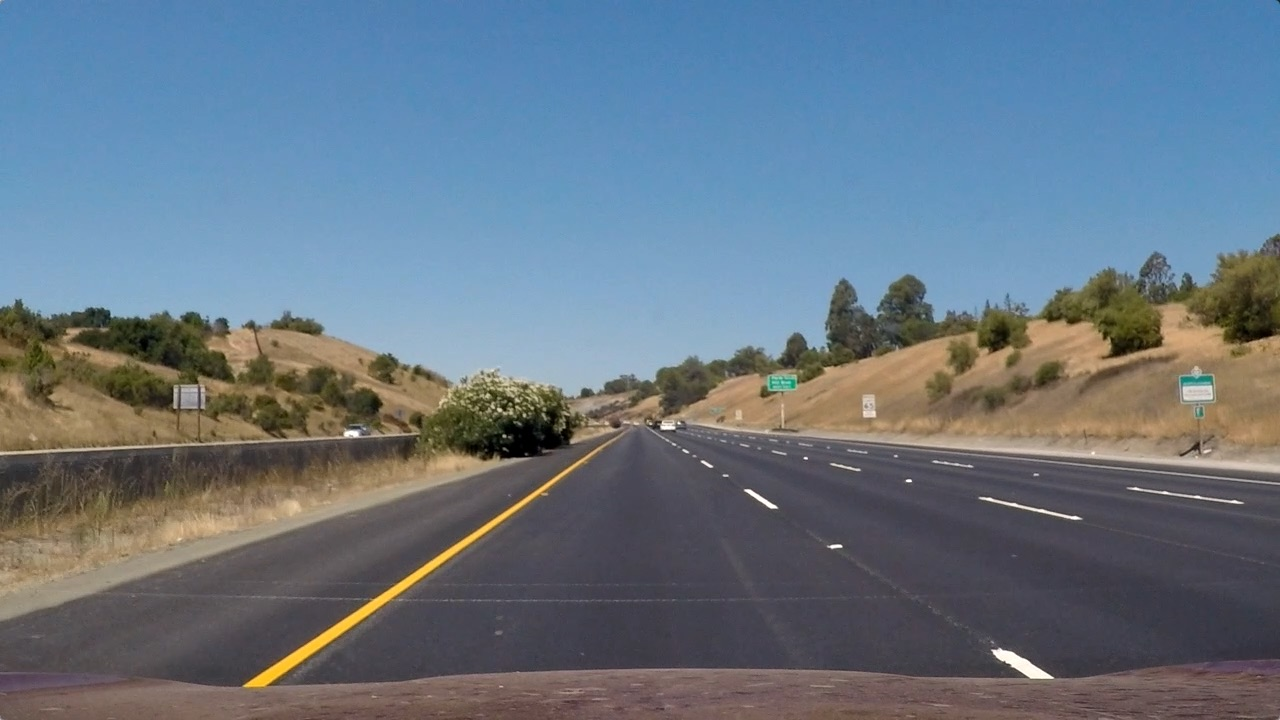
#> input picture P4-Advanced-Lane-Lines/test_images/straight_lines1.jpg, 1280 x 720 px
$ jupyter execute visualization.ipynb   (shell and % lines are left out)   (older library calls are emulated)
#> lines starting #> are read from the running program, lines starting #| are printed output that depends on the picture; after the words box and inside, x2 and y2 are one past the last pixel; in counts of white or black regions, pixels touching at a corner belong together
### P4-Advanced-Lane-Lines/code/process_video.py

# coding: utf-8

# ## Advanced Lane Finding Project
#
# The goals / steps of this project are the following:
#
# * Compute the camera calibration matrix and distortion coefficients given a set of chessboard images.
# * Apply a distortion correction to raw images.
# * Use color transforms, gradients, etc., to create a thresholded binary image.
# * Apply a perspective transform to rectify binary image ("birds-eye view").
# * Detect lane pixels and fit to find the lane boundary.
# * Determine the curvature of the lane and vehicle position with respect to center.
# * Warp the detected lane boundaries back onto the original image.
# * Output visual display of the lane boundaries and numerical estimation of lane curvature and vehicle position.

import numpy as np
import math
import cv2
import glob
import os
import pickle
import matplotlib.pyplot as plt
import matplotlib.image as mpimg
from line import Line
from threshold import combine_threshold, color_threshold
from moviepy.editor import VideoFileClip

#compute the camera calibration using chessboard images
# [55 lines left out: function calibrate, not called in this run]

#load the calibration matrix and distortion coefficients if available, otherwise calibrate the camera using chessboard corners.
def load_calib(calib_file):
#> called with calib_file = 'calib.p'
    if os.path.exists(calib_file):
        with open(calib_file, 'rb') as f:
#> (reads P4-Advanced-Lane-Lines/code/calib.p from the repository)
#> further down, img is the input picture: shape (720, 1280, 3); mean R, G, B 103.2, 117.7, 131.2
            calib_dict = pickle.load(f)
            mtx = calib_dict["mtx"]
            dist = calib_dict["dist"]
            img_size = calib_dict["img_size"]
            print('calibration mtx and dist loaded. img_size={}'.format(img_size))
    else:
        mtx, dist, img_size = calibrate(calib_file)

    return mtx, dist, img_size

mtx, dist, img_size = load_calib('calib.p')

def undistort(img):
    undistorted = cv2.undistort(img, mtx, dist, None, mtx)
    return undistorted

default_src = np.float32(
        [[(img_size[0] / 2) - 60, img_size[1] / 2 + 100],
        [(img_size[0] / 6) - 10, img_size[1]],
        [(img_size[0] * 5 / 6) + 60, img_size[1]],
        [(img_size[0] / 2 + 55), img_size[1] / 2 + 100]])

default_dst = np.float32(
        [[(img_size[0] / 6) - 10, 0],
        [(img_size[0] / 6) - 10, img_size[1]],
        [(img_size[0] * 5 / 6) + 60, img_size[1]],
        [(img_size[0] * 5 / 6) + 60, 0]])

def warp_perspective(img, src=default_src, dst=default_dst, visualize=False):
    img_src = np.copy(img)
    # Grab the image shape
    img_size = (img.shape[1], img.shape[0])

    # Given src and dst points, calculate the perspective transform matrix
    M = cv2.getPerspectiveTransform(src, dst)
    Minv = cv2.getPerspectiveTransform(dst, src)
    # Warp the image using OpenCV warpPerspective()
    warped = cv2.warpPerspective(img, M, img_size, flags=cv2.INTER_LINEAR)

    if visualize:
        cv2.line(img_src, (src[0][0], src[0][1]), (src[1][0], src[1][1]), [255, 0, 0], 2)
        cv2.line(img_src, (src[1][0], src[1][1]), (src[2][0], src[2][1]), [255, 0, 0], 2)
        cv2.line(img_src, (src[2][0], src[2][1]), (src[3][0], src[3][1]), [255, 0, 0], 2)
        cv2.line(img_src, (src[3][0], src[3][1]), (src[0][0], src[0][1]), [255, 0, 0], 2)

        cv2.line(warped, (dst[0][0], dst[0][1]), (dst[1][0], dst[1][1]), [255, 0, 0], 2)
        cv2.line(warped, (dst[1][0], dst[1][1]), (dst[2][0], dst[2][1]), [255, 0, 0], 2)
        cv2.line(warped, (dst[2][0], dst[2][1]), (dst[3][0], dst[3][1]), [255, 0, 0], 2)
        cv2.line(warped, (dst[3][0], dst[3][1]), (dst[0][0], dst[0][1]), [255, 0, 0], 2)

    return warped, img_src, Minv

# Define conversions in x and y from pixels space to meters
ym_per_pix = 30/720 # meters per pixel in y dimension
xm_per_pix = 3.7/700 # meters per pixel in x dimension

#calculate radius of curvature
def calc_radius(x_vals, y_vals):
    # Fit new polynomials to x,y in orld space
    y_eval = np.max(y_vals)
    # Calculate the new radii of curvature
    fit_cr = np.polyfit(y_vals*ym_per_pix, x_vals*xm_per_pix, 2)
    line_curverad = ((1+ (2*fit_cr[0]*y_eval*ym_per_pix   + fit_cr[1])**2)**1.5)         / np.absolute(2*fit_cr[0])
    return int(line_curverad)

#not used
# [19 lines left out: function check_slopes, not called in this run]

#fit a second order polynomial using a sliding windows method on a binary warped image.
#left_line and right_line are used to keep track of the history of fits.
def fit_poly(binary_warped, left_line, right_line):
    # Find the peak of the left and right halves of the histogram
    # These will be the starting point for the left and right lines
    histogram = np.sum(binary_warped[binary_warped.shape[0]//2:,:], axis=0)
    midpoint = np.int(histogram.shape[0]/2)
    leftx_base = np.argmax(histogram[:midpoint])
    rightx_base = np.argmax(histogram[midpoint:]) + midpoint

    # Choose the number of sliding windows
    nwindows = 9
    # Set height of windows
    window_height = np.int(binary_warped.shape[0]/nwindows)
    # Identify the x and y positions of all nonzero pixels in the image
    nonzero = binary_warped.nonzero()
    nonzeroy = np.array(nonzero[0])
    nonzerox = np.array(nonzero[1])
    # Current positions to be updated for each window
    leftx_current = leftx_base
    rightx_current = rightx_base
    # Set the width of the windows +/- margin
    margin = 100
    # Set minimum number of pixels found to recenter window
    minpix = 50
    # Create empty lists to receive left and right lane pixel indices
    left_lane_inds = []
    right_lane_inds = []

    # Step through the windows one by one
    for window in range(nwindows):
        # Identify window boundaries in x and y (and right and left)
        win_y_low = binary_warped.shape[0] - (window+1)*window_height
        win_y_high = binary_warped.shape[0] - window*window_height
        win_xleft_low = leftx_current - margin
        win_xleft_high = leftx_current + margin
        win_xright_low = rightx_current - margin
        win_xright_high = rightx_current + margin
        # Draw the windows on the visualization image

        good_left_inds = ((nonzeroy >= win_y_low) & (nonzeroy < win_y_high) & (nonzerox >= win_xleft_low) & (nonzerox < win_xleft_high)).nonzero()[0]
        good_right_inds = ((nonzeroy >= win_y_low) & (nonzeroy < win_y_high) & (nonzerox >= win_xright_low) & (nonzerox < win_xright_high)).nonzero()[0]
        # Append these indices to the lists
        left_lane_inds.append(good_left_inds)
        right_lane_inds.append(good_right_inds)

        # If you found > minpix pixels, recenter next window on their mean position
        if len(good_left_inds) > minpix:
            leftx_current = np.int(np.mean(nonzerox[good_left_inds]))
        if len(good_right_inds) > minpix:
            rightx_current = np.int(np.mean(nonzerox[good_right_inds]))

    # Concatenate the arrays of indices
    left_lane_inds = np.concatenate(left_lane_inds)
    right_lane_inds = np.concatenate(right_lane_inds)

    # Extract left and right line pixel positions
    if len(left_lane_inds)>=  minpix or left_line.best_fit is None:
        leftx = nonzerox[left_lane_inds]
        lefty = nonzeroy[left_lane_inds]
        # Fit a second order polynomial
        left_fit = np.polyfit(lefty, leftx, 2)
        left_curverad = calc_radius(leftx, lefty)
        left_line.add_fit(left_fit, left_curverad)

    if len(right_lane_inds) >=  minpix or right_line.best_fit is None:
        rightx = nonzerox[right_lane_inds]
        righty = nonzeroy[right_lane_inds]
        # Fit a second order polynomial
        right_fit = np.polyfit(righty, rightx, 2)
        right_curverad = calc_radius(rightx, righty)
        right_line.add_fit(right_fit, right_curverad)

#fit a new 2nd order polynomial based on an existing fit from previous frame.
##left_line and right_line are used to keep track of the history of fits.
# [41 lines left out: function refine_poly, not called in this run]

#Warp the detected lane boundaries back onto the original image and visually display lane curvature and vehicle position.
def draw_lane_lines(binary_warped, undistorted, Minv, left_line, right_line):
    if left_line.detected and right_line.detected:
        refine_poly(binary_warped, left_line, right_line)
    if not left_line.detected or not right_line.detected:
        fit_poly(binary_warped, left_line, right_line)

    left_fit = left_line.best_fit
    right_fit = right_line.best_fit
    left_curverad = left_line.curverad
    right_curverad = right_line.curverad

    # draw the lines on the original image
    warp_zero = np.zeros_like(binary_warped).astype(np.uint8)
    color_warp = np.dstack((warp_zero, warp_zero, warp_zero))

    ploty = np.linspace(0, binary_warped.shape[0]-1, binary_warped.shape[0] )

    left_fitx = left_fit[0]*ploty**2 + left_fit[1]*ploty + left_fit[2]
    right_fitx = right_fit[0]*ploty**2 + right_fit[1]*ploty + right_fit[2]

    pts_left = np.array([np.transpose(np.vstack([left_fitx, ploty]))])
    pts_right = np.array([np.flipud(np.transpose(np.vstack([right_fitx, ploty])))])
    pts = np.hstack((pts_left, pts_right))
    # Draw the lane onto the warped blank image
    cv2.fillPoly(color_warp, np.int_([pts]), (0,255, 0))

    # Warp the blank back to original image space using inverse perspective matrix (Minv)
    newwarp = cv2.warpPerspective(color_warp, Minv, (binary_warped.shape[1], binary_warped.shape[0]))

    # Combine the result with the original image
    result = cv2.addWeighted(undistorted, 1, newwarp, 0.3, 0)

    #print('left_curverad={} right_curverad={}'.format(left_curverad, right_curverad))
    #display the average curvature of left and right lanes
    avg_curverad = (left_curverad + right_curverad)//2
    center = (left_fitx[-1] + right_fitx[-1])/2
    diff = (center - binary_warped.shape[1]/2) * xm_per_pix
    diff_pos = 'left'
    if diff < 0:
        diff_pos = 'right'
    cv2.putText(result, 'Radius of Curvature: ' + str(round(avg_curverad, 3)) + ' m',
                (50, 50), cv2.FONT_HERSHEY_SIMPLEX, 1, (255, 255, 255), 3)
    cv2.putText(result, 'Vehicle is ' + str(abs(round(diff, 3))) +  ' m ' + diff_pos + ' of center',
               (50, 100), cv2.FONT_HERSHEY_SIMPLEX, 1, (255, 255, 255), 3)

    return result

# [8 lines left out: function process_video_image, not called in this run]

#for challenge video, use different src points for warping
challenge_src = np.float32(
    [[(img_size[0] / 2) - 15, (img_size[1] * 2) / 3],
    [(img_size[0] / 4) - 30, img_size[1]],
    [(img_size[0] * 5 / 6), img_size[1]],
    [(img_size[0] / 2 + 93), (img_size[1] * 2) / 3]])

#use r_channel and s_channel threshold to identify the lanes in challenge video
# [8 lines left out: function process_challenge_video_image, not called in this run]

# [22 lines that do not run on import are left out]

### P4-Advanced-Lane-Lines/code/threshold.py

import numpy as np
import cv2

#not used
# [76 lines left out: functions abs_sobel_thresh, mag_thresh, dir_threshold, s_threshold, r_threshold, not called in this run]

def combine_threshold(img, sx_thresh=(20, 100), s_thresh=(170, 255)):
    # Convert to HLS color space and separate the S channel
#> called with sx_thresh = (50, 100), s_thresh = (170, 255)
    hls = cv2.cvtColor(img, cv2.COLOR_RGB2HLS)
#> hls: shape (720, 1280, 3); mean of channels 0, 1, 2 85.5, 117, 67
    l_channel = hls[:,:,1]
    s_channel = hls[:,:,2]
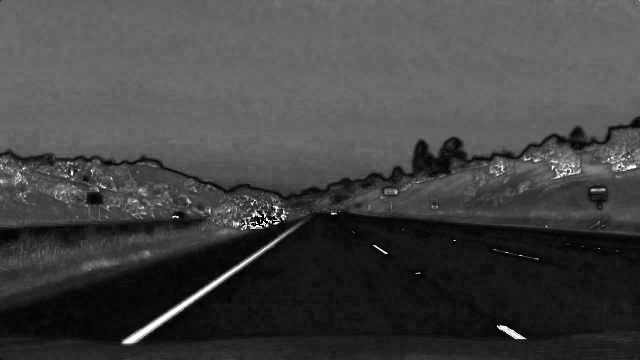
#> s_channel: shape (720, 1280) (shown at 1/2 size); min 0, max 255, mean 67
    # Sobel x
    sobelx = cv2.Sobel(l_channel, cv2.CV_64F, 1, 0) # Take the derivative in x
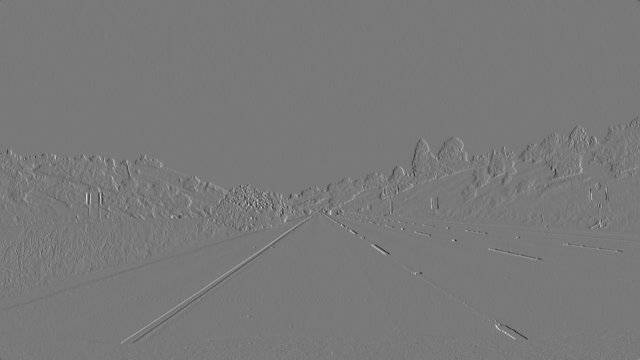
#> sobelx: shape (720, 1280) float64 (shown at 1/2 size); min -605, max 667, mean -0.1; drawn with min black and max white
    abs_sobelx = np.absolute(sobelx) # Absolute x derivative to accentuate lines away from horizontal
    scaled_sobel = np.uint8(255*abs_sobelx/np.max(abs_sobelx))

    # Threshold x gradient
    sxbinary = np.zeros_like(scaled_sobel)
    sxbinary[(scaled_sobel >= sx_thresh[0]) & (scaled_sobel <= sx_thresh[1])] = 1

    # Threshold color channel
    s_binary = np.zeros_like(s_channel)
    s_binary[(s_channel >= s_thresh[0]) & (s_channel <= s_thresh[1])] = 1

    combined =  np.zeros_like(s_binary) #, np.uint8
    combined[(sxbinary == 1) | (s_binary == 1)] = 1

    return combined

# [6 lines left out: function color_threshold, not called in this run]

### P4-Advanced-Lane-Lines/code/line.py
# Define a class to receive the characteristics of each line detection
import collections
import numpy as np

class Line():
    def __init__(self, curverad_factor=10):
        #the maximum value of current/new curverad or new/current curverad can best_fit
        if curverad_factor == 0:
            curverad_factor = 1
        self.curverad_factor = curverad_factor
        # was the line detected in the last iteration?
        self.detected = False
        #polynomial coefficients averaged over the last 10 iterations
        self.best_fit = None
        #radius of curvature of the line in meters
        self.curverad = 0
        #polynomial coefficients of the last 10 fits
        self.recent_fits = collections.deque(maxlen=10)


    # Define conversions in x and y from pixels space to meters
    ym_per_pix = 30/720 # meters per pixel in y dimension
    xm_per_pix = 3.7/700 # meters per pixel in x dimension

    #add the most recent polynomial coefficients and radius of curvature
    def add_fit(self, fit, curverad):
        if fit is None:
            print('line: removed fit')
            self.recent_fits.popleft()
            if len(self.recent_fits) == 0:
                self.detected = False
        else:
            #do not allow radius that is too small (<30) or differs from the last fit by a factor of 2
            if self.curverad > 0:
                if (curverad < 30
                    or curverad < self.curverad//self.curverad_factor
                    or curverad > self.curverad * self.curverad_factor):
                    return

            self.recent_fits.append((fit[0], fit[1], fit[2]))
            self.curverad = curverad
            self.best_fit = np.mean(self.recent_fits, axis=0)
            self.detected = True


### P4-Advanced-Lane-Lines/code/visualization.ipynb
## Advanced Lane Finding Project

The goals / steps of this project are the following:

* Compute the camera calibration matrix and distortion coefficients given a set of chessboard images.
* Apply a distortion correction to raw images.
* Use color transforms, gradients, etc., to create a thresholded binary image.
* Apply a perspective transform to rectify binary image ("birds-eye view").
* Detect lane pixels and fit to find the lane boundary.
* Determine the curvature of the lane and vehicle position with respect to center.
* Warp the detected lane boundaries back onto the original image.
* Output visual display of the lane boundaries and numerical estimation of lane curvature and vehicle position.

---
## First, I'll compute the camera calibration using chessboard images. Next, calculate distortion coefficients and test undistortion on test images

[cell 1]
import numpy as np
import math
import cv2
import glob
import os
import pickle
import matplotlib.pyplot as plt
import matplotlib.image as mpimg
from line import Line
from threshold import combine_threshold, color_threshold
from process_video import load_calib, undistort, warp_perspective, draw_lane_lines

[cell 2]
mtx, dist, img_size = load_calib('calib.p')

[cell 3]
test_image = '../test_images/straight_lines1.jpg'

#img = cv2.imread(test_image)
img = mpimg.imread(test_image)

undistorted = undistort(img)
outfile = test_image.replace('test_images', 'output_images').replace('.jpg', '_undistorted.jpg')
mpimg.imsave(outfile, undistorted)

f, (ax1, ax2) = plt.subplots(1, 2, figsize=(24, 9))
f.tight_layout()
ax1.imshow(img)
ax1.set_title('Original Image', fontsize=30)
ax2.imshow(undistorted)
ax2.set_title('Undistorted Image', fontsize=30)

## Use color transforms, gradients, etc., to create a thresholded binary image.

[cell 4]
binary_img = combine_threshold(img, (50, 100), (170, 255))
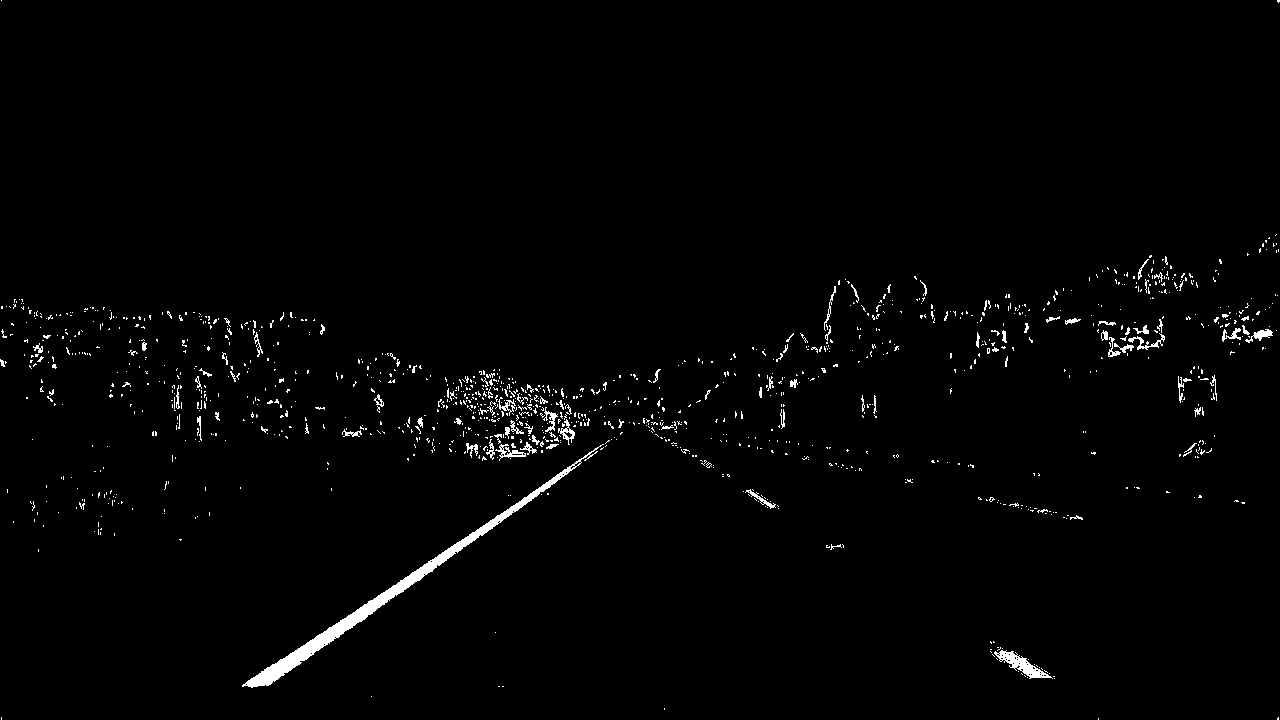
#> binary_img: shape (720, 1280); values 0 (black) and 1 (white), 1.5% white; 1228 white regions (1130 under 20 px), largest, box (x1, y1, x2, y2) and area: (242, 444, 604, 688) 3922, (994, 650, 1053, 679) 561, (495, 444, 526, 461) 175
# print(binary_img.shape)
outfile = test_image.replace('test_images', 'output_images').replace('.jpg', '_binary.jpg')
mpimg.imsave(outfile, binary_img, cmap='gray')

# Plot the result
f, (ax1, ax2) = plt.subplots(1, 2, figsize=(24, 9))
f.tight_layout()

ax1.imshow(img)
ax1.set_title('Original Image', fontsize=40)

plt.imshow(binary_img, cmap='gray')
ax2.set_title('Thersholded Image', fontsize=40)

## Apply a perspective transform to rectify binary image ("birds-eye view")

[cell 5]
warped, img_copy, _ = warp_perspective(img, visualize=True)
#> in warp_perspective, `M = cv2.getPerspectiveTransform(src, dst)`: M = [[-0.702, -1.5, 1078.4], [2.02e-16, -1.94, 894.3], [2.22e-19, -0.00236, 1]]
#> in warp_perspective, `Minv = cv2.getPerspectiveTransform(dst, src)`: Minv = [[0.125, -0.77, 554.7], [0, -0.514, 460], [-2.02e-19, -0.00122, 1]]

f, (ax1, ax2) = plt.subplots(1, 2, figsize=(24, 9))
f.tight_layout()

ax1.imshow(img_copy)
ax1.set_title('Original Image', fontsize=40)

ax2.imshow(warped)
ax2.set_title('Perspective transform Result', fontsize=40)

## Apply a perspective transform to the thresholded binary image

[cell 6]
binary_warped, _, Minv = warp_perspective(binary_img, visualize=False)
outfile = test_image.replace('test_images', 'output_images').replace('.jpg', '_binary_warped.jpg')
mpimg.imsave(outfile, binary_warped, cmap='gray')

plt.imshow(binary_warped, cmap='gray')

### Take a histogram along all the columns in the lower half of the binary warped image to idenfy the two peaks

[cell 7]
histogram = np.sum(binary_warped[binary_warped.shape[0]//2:,:], axis=0)
#> histogram = 1280 values, max 348 at index 202, min 0 at index 0, mean 12.81
plt.plot(histogram)
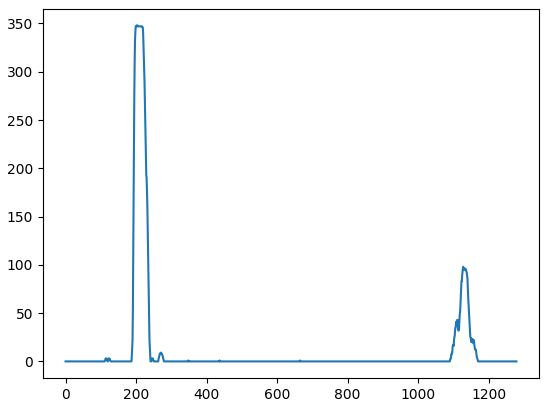
#> figure drawn by matplotlib, 1 panel; curve peaks at x = 202, y = 348

## Use the sliding windows method to find the lines and fit 2nd order polynomials

[cell 8]
# Create an output image to draw on and  visualize the result
out_img = np.dstack((binary_warped, binary_warped, binary_warped))*255
#> out_img: shape (720, 1280, 3); 4% white; 49 white regions (26 under 20 px), largest, box (x1, y1, x2, y2) and area: (178, 0, 246, 708) 29155, (1108, 359, 1162, 467) 2330, (1126, 0, 1212, 107) 1235
#> (the rest of the program and of its run is left out)
